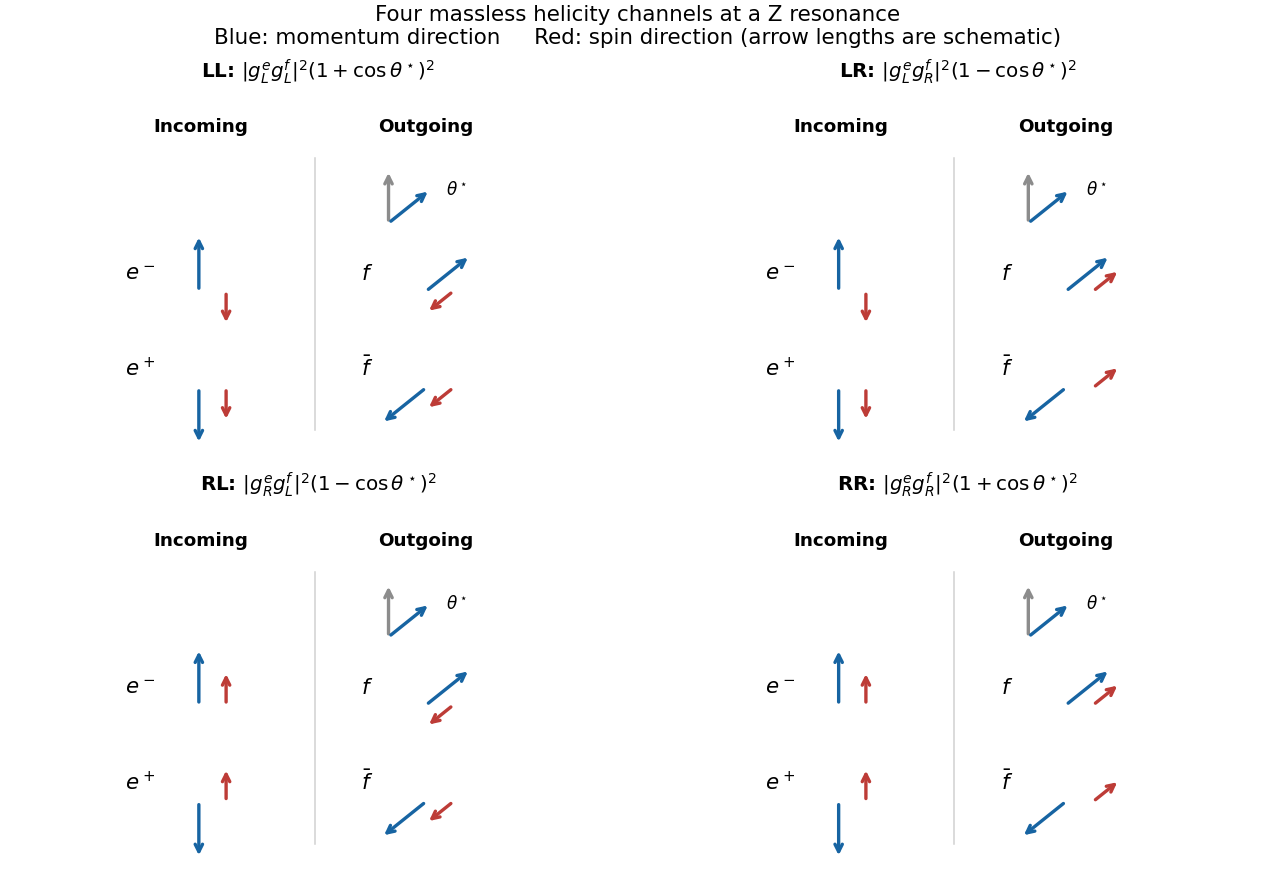

Source code (Python):
"""Original four-channel momentum and spin construction for resonant Z exchange."""
from pathlib import Path
import numpy as np
import matplotlib
matplotlib.use('Agg')
import matplotlib.pyplot as plt

plt.rcParams.update({'font.size':12,'figure.facecolor':'white','axes.facecolor':'white'})
fig, axes = plt.subplots(2,2,figsize=(11.6,8.0),layout='constrained')
blue, red = '#1764a2','#bd3c37'
z=np.array([0.,1.])
n=np.array([.78,.625])

def arrow(ax,pos,vec,color):
    ax.annotate('',np.array(pos)+vec,np.array(pos),arrowprops={'arrowstyle':'->','color':color,'lw':2.2})

for ax,channel in zip(axes.flat,['LL','LR','RL','RR']):
    hi,hf=channel
    ax.set(xlim=(-1.9,1.9),ylim=(-1.65,1.65),aspect='equal')
    ax.axis('off')
    equal=hi==hf
    angular='+' if equal else '-'
    ax.set_title(rf'{channel}: $|g_{hi}^e g_{hf}^f|^2(1{angular}\cos\theta^\star)^2$',weight='bold',fontsize=13)
    ax.text(-1.03,1.25,'Incoming',ha='center',weight='bold')
    ax.text(.95,1.25,'Outgoing',ha='center',weight='bold')
    for side, direction, spin_sign, labels in [(-1.05,z, -1 if hi=='L' else 1,[r'$e^-$',r'$e^+$']),(.95,n,-1 if hf=='L' else 1,[r'$f$',r'$\bar f$'])]:
        for j, sign in enumerate([1,-1]):
            # Separate momentum and spin arrows at each particle; all are spatial vectors.
            pos=np.array([side,-.15 if j==0 else -1.0])
            ax.text(pos[0]-.52,pos[1]+.1,labels[j],ha='center',fontsize=14)
            arrow(ax,pos,sign*.50*direction,blue)
            arrow(ax,pos+np.array([.24,0]),spin_sign*.30*direction,red)
    ax.plot([-.03,-.03],[-1.37,1.02],color='0.82',lw=1)
    # Angle convention displayed independently of the particle arrows.
    arrow(ax,(.62,.45),.47*z,'0.55')
    arrow(ax,(.62,.45),.47*n,blue)
    ax.text(1.13,.7,r'$\theta^\star$',fontsize=11)
fig.suptitle('Four massless helicity channels at a Z resonance\nBlue: momentum direction     Red: spin direction (arrow lengths are schematic)',fontsize=14)
fig.savefig(Path.cwd()/Path(__file__).with_suffix('.png').name,dpi=110,facecolor='white',transparent=False)
